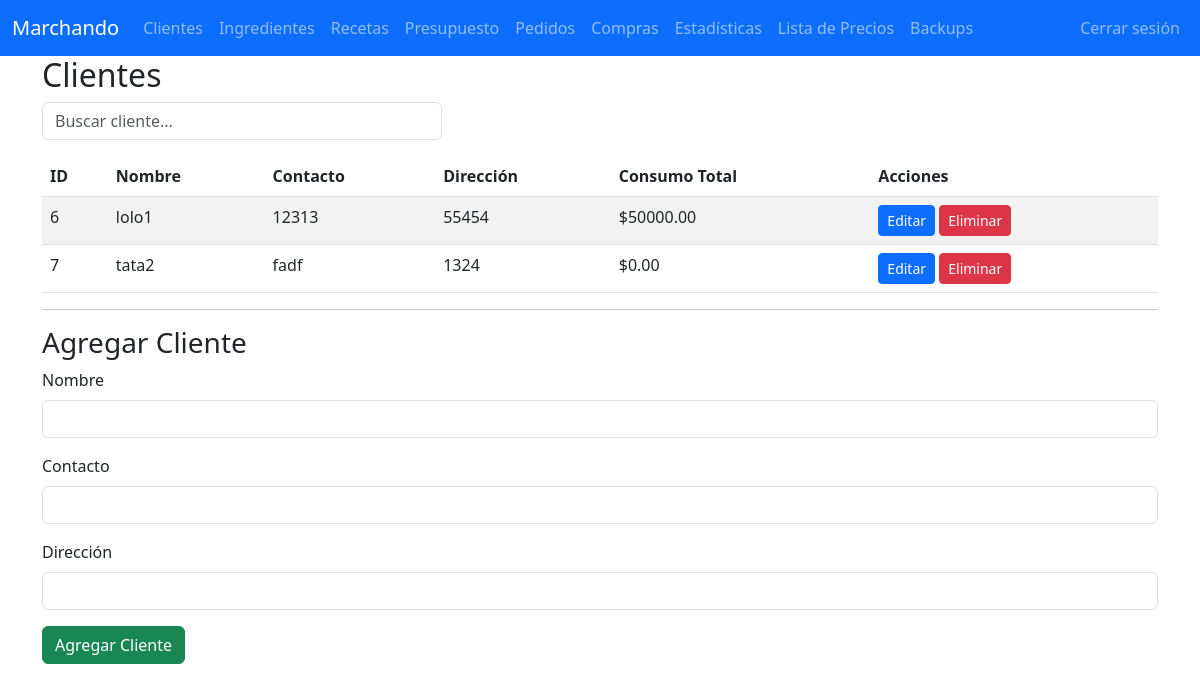
/clientes (signed in), run on an earlier commit of the app's database.
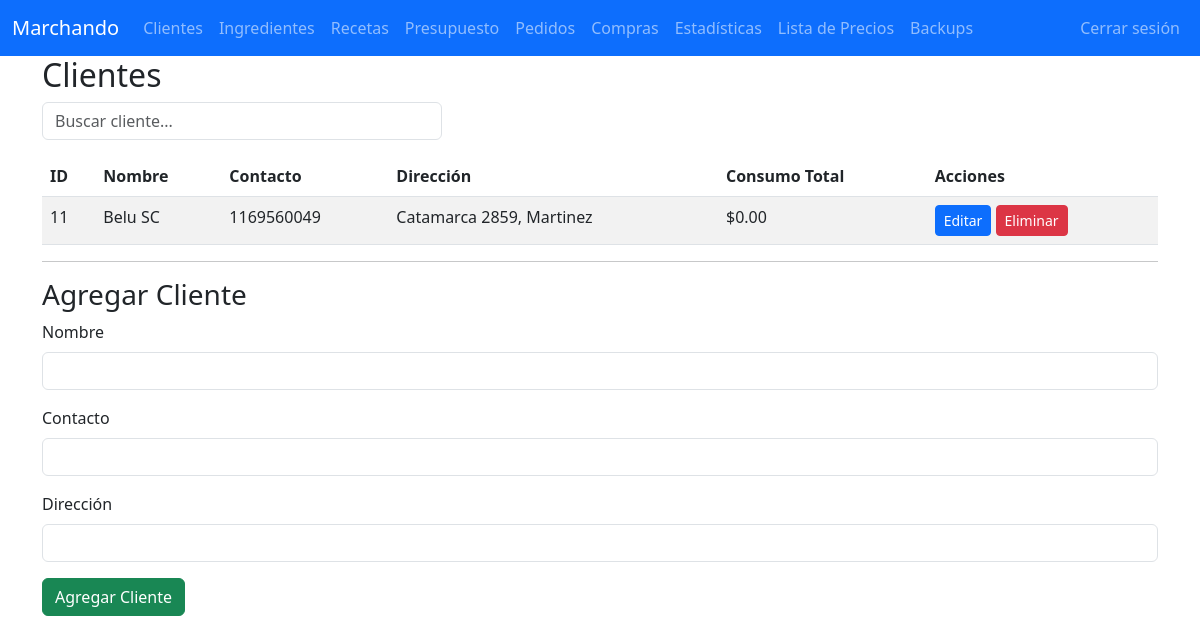
And on a later commit of the database.
### tables this page shows
CREATE TABLE clientes (
    id INTEGER PRIMARY KEY AUTOINCREMENT,
    nombre TEXT NOT NULL,
    contacto TEXT,
    direccion TEXT
);

### app.py (the view)
@app.route('/clientes')
@login_required
def clientes():
    with get_conn() as conn:
        clientes = conn.execute('''
            SELECT c.*,
                   IFNULL(SUM(p.precio_total), 0) as consumo_total
            FROM clientes c
            LEFT JOIN pedidos p ON c.id = p.cliente_id AND p.estado = 'finalizado'
            GROUP BY c.id
            ORDER BY c.nombre
        ''').fetchall()
    return render_template('clientes.html', clientes=clientes)

### app.py (called while the page is built)
def login_required(f):
    @wraps(f)
    def decorated_function(*args, **kwargs):
        if not session.get('logged_in'): # PRUEBAS LOCALES
            return redirect(url_for('login', next=request.path))
        return f(*args, **kwargs)
    return decorated_function

def get_conn():
    conn = sqlite3.connect(DB_NAME)
    conn.row_factory = sqlite3.Row
    return conn

### templates/clientes.html (shortened to what this page needs)
{% extends "base.html" %}
{% block content %}
<h2>Clientes</h2>
<div class="mb-3">
  <input id="searchInput" class="form-control" placeholder="Buscar cliente..." onkeyup="filterTable()" />
</div>
<table class="table table-striped table-hover" id="clientesTable">
  <thead>
    <tr>
      <th>ID</th>
      <th>Nombre</th>
      <th>Contacto</th>
      <th>Dirección</th>
      <th>Consumo Total</th>
      <th>Acciones</th>
    </tr>
  </thead>
  <tbody>
  {% for c in clientes %}
    <tr>
      <td>{{ c.id }}</td>
      <td>{{ c.nombre }}</td>
      <td>{{ c.contacto }}</td>
      <td>{{ c.direccion }}</td>
      <td>${{ "%.2f"|format(c.consumo_total) }}</td>
        <td>
  <button class="btn btn-sm btn-primary"
          data-id="{{ c.id }}"
          data-nombre="{{ c.nombre }}"
          data-contacto="{{ c.contacto }}"
          data-direccion="{{ c.direccion }}"
          onclick="editarClienteDesdeBoton(this)">
    Editar
  </button>
  <a href="{{ url_for('eliminar_cliente', id=c.id) }}" class="btn btn-sm btn-danger" onclick="return confirm('Eliminar cliente?')">Eliminar</a>
</td>
    </tr>
  {% endfor %}
  </tbody>
</table>
<hr>
<h3>Agregar Cliente</h3>
<form method="POST" action="{{ url_for('nuevo_cliente') }}">
  <div class="mb-3">
    <label for="nombre" class="form-label">Nombre</label>
    <input name="nombre" type="text" class="form-control" id="nombre" required>
  </div>
  <div class="mb-3">
    <label for="contacto" class="form-label">Contacto</label>
    <input name="contacto" type="text" class="form-control" id="contacto">
  </div>
  <div class="mb-3">
    <label for="direccion" class="form-label">Dirección</label>
    <input name="direccion" type="text" class="form-control" id="direccion">
  </div>
  <button type="submit" class="btn btn-success">Agregar Cliente</button>
</form>
{% endblock %}

What changed in the data, as far as the page shows it:
removed clientes: id "6", nombre "lolo1", contacto "12313", direccion "55454", consumo_total "50000.00"
removed clientes: id "7", nombre "tata2", contacto "fadf", direccion "1324", consumo_total "0.00"
added clientes: id "11", nombre "Belu SC", contacto "1169560049", direccion "Catamarca 2859, Martinez", consumo_total "0.00"
